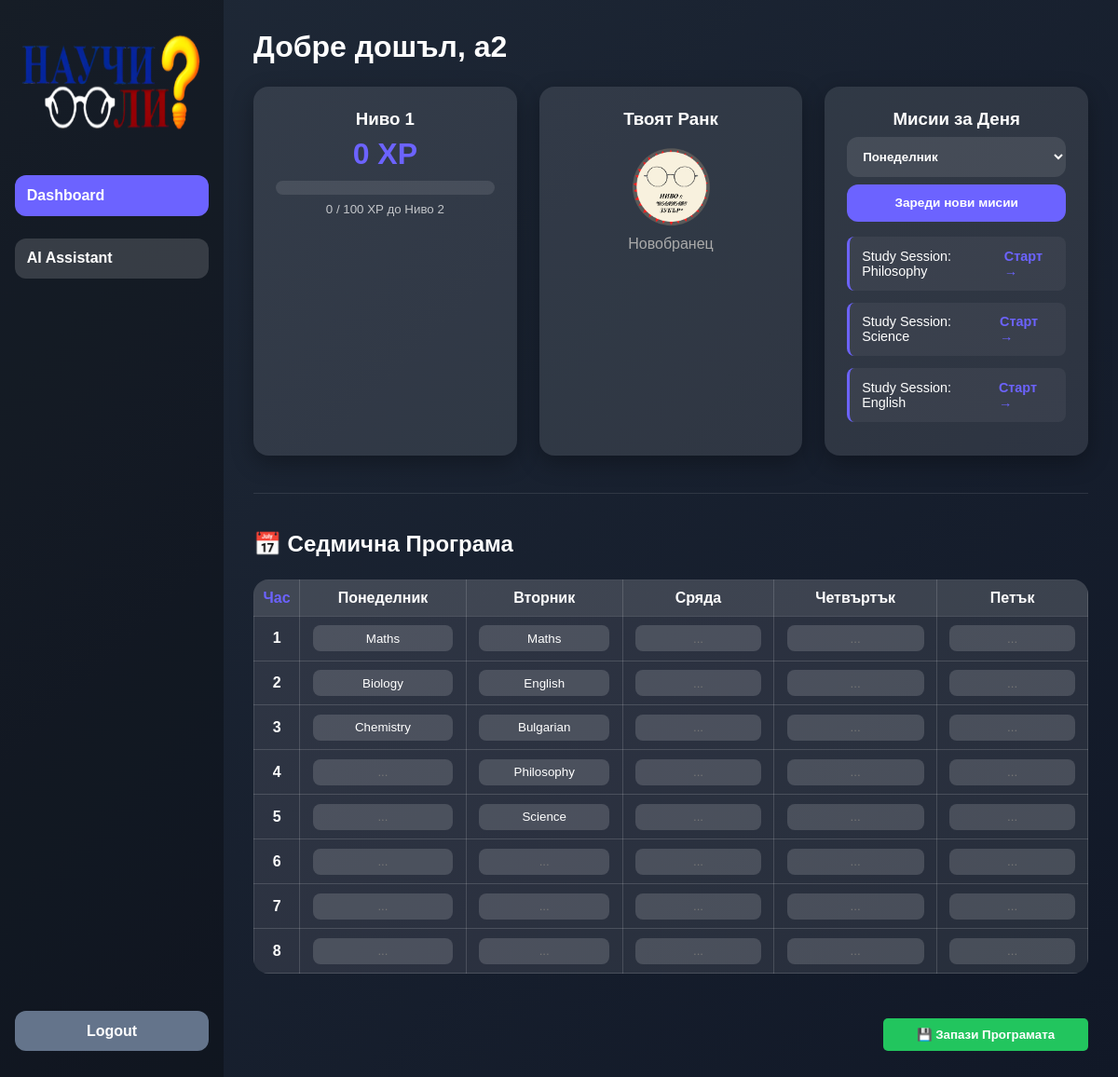
/dashboard (signed in), run on an earlier commit of the app's database.
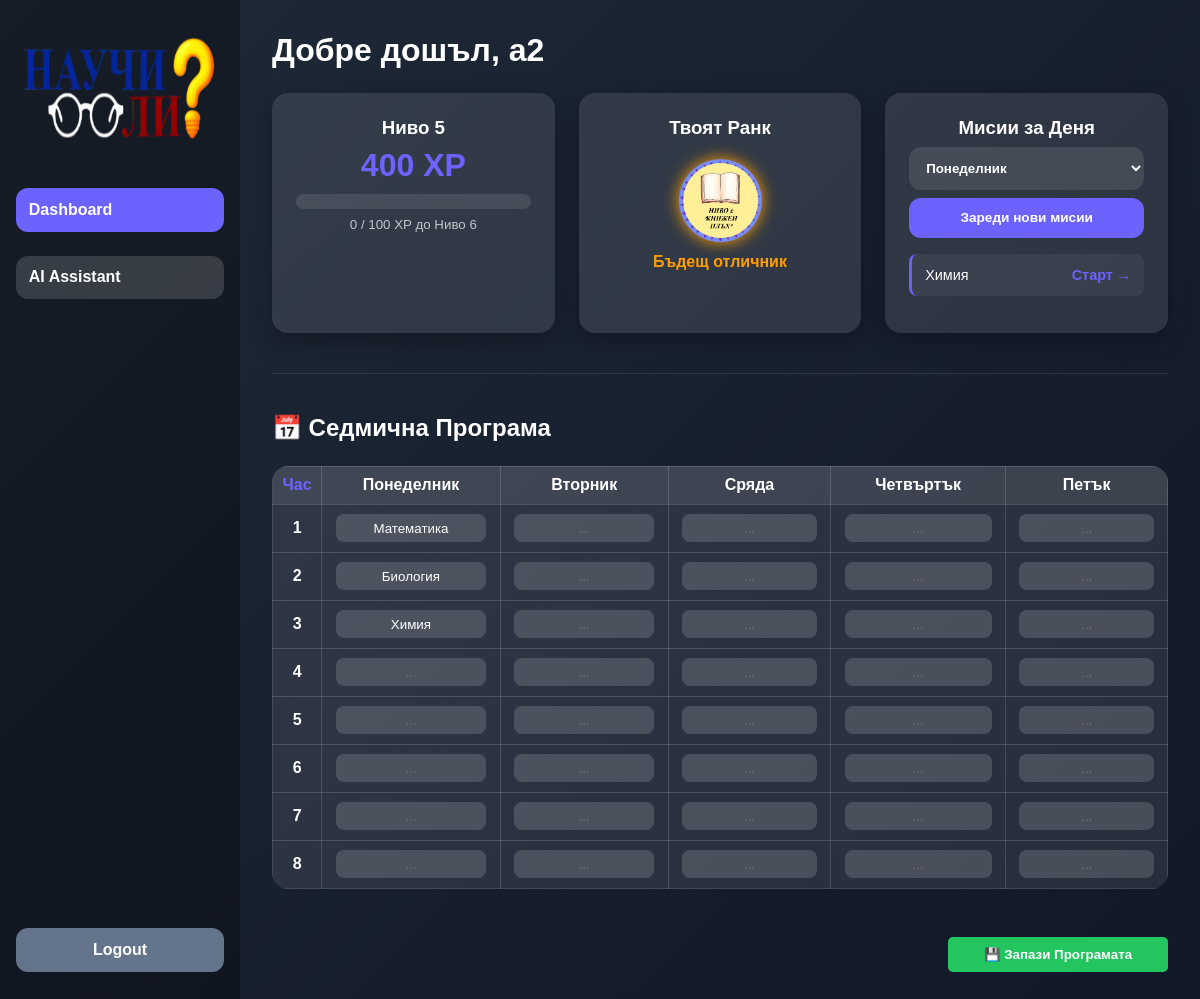
And on a later commit of the database.
### app.py (models this page shows)
class User(db.Model, UserMixin):
    id = db.Column(db.Integer, primary_key=True)
    username = db.Column(db.String(150), unique=True, nullable=False)
    password = db.Column(db.String(150), nullable=False)
    xp = db.Column(db.Integer, default=0)
    level = db.Column(db.Integer, default=1)
    study_programs = db.relationship('StudyProgram', backref='user', lazy=True)
    missions = db.relationship('Mission', backref='user', lazy=True)

class Mission(db.Model):
    id = db.Column(db.Integer, primary_key=True)
    title = db.Column(db.String(200))
    duration = db.Column(db.Integer)      # <--- Make sure this line exists!
    xp_reward = db.Column(db.Integer)
    completed = db.Column(db.Boolean, default=False)
    remaining_seconds = db.Column(db.Integer, default=0)
    user_id = db.Column(db.Integer, db.ForeignKey('user.id'))

### app.py (the view)
@app.route('/dashboard')
@login_required
def dashboard():
    calculated_level = (current_user.xp // 100) + 1
    if current_user.level != calculated_level:
        current_user.level = calculated_level
        db.session.commit()
    missions = Mission.query.filter_by(user_id=current_user.id, completed=False).all()
    all_missions = Mission.query.filter_by(user_id=current_user.id).all()
    subject_stats = {}
    for m in all_missions:
        subj = m.title.replace("Study Session: ", "")
        if subj not in subject_stats:
            subject_stats[subj] = {'total': 0, 'completed': 0}
        subject_stats[subj]['total'] += 1
        if m.completed:
            subject_stats[subj]['completed'] += 1
    weakest_subject = "None yet"
    lowest_rate = 101
    for subj, stats in subject_stats.items():
        rate = (stats['completed'] / stats['total']) * 100
        if rate < lowest_rate:
            lowest_rate = rate
            weakest_subject = subj
    raw_programs = StudyProgram.query.filter_by(user_id=current_user.id).all()
    formatted_program = {}
    for p in raw_programs:
        subject_list = p.subjects.split(',') if p.subjects else []
        for index, subject in enumerate(subject_list):
            key = f"{p.day}_{index + 1}"
            formatted_program[key] = subject
    current_level_xp = current_user.xp % 100
    progress_percent = current_level_xp  # Тъй като нивото е 100, XP-то е равно на процента
    return render_template('dashboard.html',
                           missions=missions,
                           user=current_user,
                           programs=formatted_program,
                           weakest_subject=weakest_subject,
                           stats=subject_stats,
                           current_level_xp=current_level_xp,
                           progress_percent=progress_percent)

### app.py (called while the page is built)
@login_manager.user_loader
def load_user(user_id):
    return User.query.get(int(user_id))

### templates/dashboard.html (shortened to what the changed rows need)
<!DOCTYPE html>
<html lang="bg">
<head>
    <link rel="stylesheet" href="{{ url_for('static', filename='style.css') }}">
</head>
<body>
    <div class="container">
        <div class="content-area">
            <h1 style="margin-bottom: 1.5rem;">Добре дошъл, {{ user.username }}</h1>
            <div class="cards">
                <div class="card">
                    <h3>Ниво {{ user.level }}</h3>
                    <p style="font-size: 2rem; font-weight: bold; color: #6c63ff; margin-bottom: 0.5rem;">
                        {{ user.xp }} XP
                    </p>
                    <div class="progress-bar-bg" style="background: rgba(255,255,255,0.1); border-radius: 10px; height: 15px; width: 100%; overflow: hidden; margin-top: 10px;">
                    </div>
                    <small style="opacity: 0.7; display: block; margin-top: 8px;">
                        {{ current_level_xp }} / 100 XP до Ниво {{ user.level + 1 }}
                    </small>
                </div>
                <div class="card">
                    <div class="badge-display" style="margin: 10px 0;">
                        {% if user.level >= 10 %}
                            <img src="{{ url_for('static', filename='badges/nivo10.png') }}" alt="Legendary" style="width: 100px; filter: drop-shadow(0 0 10px #00d2ff);">
                            <p style="color: #00d2ff; font-weight: bold;">Легенда</p>
                        {% elif user.level >= 5 %}
                            <img src="{{ url_for('static', filename='badges/nivo5.png') }}" alt="Elite" style="width: 100px; filter: drop-shadow(0 0 8px #ff9d00);">
                            <p style="color: #ff9d00; font-weight: bold;">Бъдещ отличник</p>
                        {% else %}
                            <img src="{{ url_for('static', filename='badges/nivo1.png') }}" alt="Novice" style="width: 100px;">
                            <p style="color: #aaa;">Новобранец</p>
                        {% endif %}
                    </div>
                </div>
                <div class="card">
                    <div class="missions" style="width: 100%;">
                        <ul style="list-style: none; text-align: left; font-size: 0.9rem; padding: 0;">
                            {% for mission in missions %}
                            <li style="margin-bottom: 0.8rem; display: flex; justify-content: space-between; align-items: center; background: rgba(255,255,255,0.05); padding: 0.8rem; border-radius: 0.5rem; border-left: 3px solid #6c63ff;">
                                <span>{{ mission.title }}</span>
                                <a href="{{ url_for('mission', mission_id=mission.id) }}" style="color: #6c63ff; font-weight: bold; text-decoration: none;">Старт →</a>
                            </li>
                            {% else %}
                            <li style="opacity: 0.5; text-align: center; padding: 10px;">Няма активни мисии.</li>
                            {% endfor %}
                        </ul>
                    </div>
                </div>
            </div>
            <hr style="margin: 2.5rem 0; border: 0; border-top: 1px solid rgba(255,255,255,0.1);">
            <div class="study-program-section">
                <h2 style="margin-bottom: 1rem; display: flex; align-items: center; gap: 10px;">
                    📅 Седмична Програма
                </h2>
                <form action="{{ url_for('study_program') }}" method="POST">
                    <table>
                        <thead>
                            <tr>
                                <th style="color: #6c63ff;">Час</th>
                                <th>Понеделник</th>
                                <th>Вторник</th>
                                <th>Сряда</th>
                                <th>Четвъртък</th>
                                <th>Петък</th>
                            </tr>
                        </thead>
                        <tbody>
                            {% set days = ["Monday", "Tuesday", "Wednesday", "Thursday", "Friday"] %}
                            {% for hour in range(1, 9) %}
                            <tr>
                                <td><strong>{{ hour }}</strong></td>
                                {% for day in days %}
                                <td>
                                    {% set cell_key = day ~ '_' ~ hour %}
                                    <input type="text" name="{{ cell_key }}" value="{{ programs.get(cell_key, '') }}" placeholder="...">
                                </td>
                                {% endfor %}
                            </tr>
                            {% endfor %}
                        </tbody>
                    </table>
                </form>
            </div>
        </div>
    </div>
</body>
</html>

What changed in the data, as far as the page shows it:
no longer on this page (row edited): Mission: title "Study Session: Philosophy"
no longer on this page (row edited): Mission: title "Study Session: Science"
no longer on this page (row edited): Mission: title "Study Session: English"
changed User: level "1" → "5"; xp "0" → "400"; user.level+1 "2" → "6"
added Mission: title "Химия"
Also different on the page:
form field get: "Maths" → "Математика"
form field value: "Maths" → (not shown)
form field get: "Biology" → "Биология"
form field value: "English" → (not shown)
form field get: "Chemistry" → "Химия"
form field value: "Bulgarian" → (not shown)
form field value: "Philosophy" → (not shown)
form field value: "Science" → (not shown)
text no longer shown: "Новобранец"
text now shown: "Бъдещ отличник"
